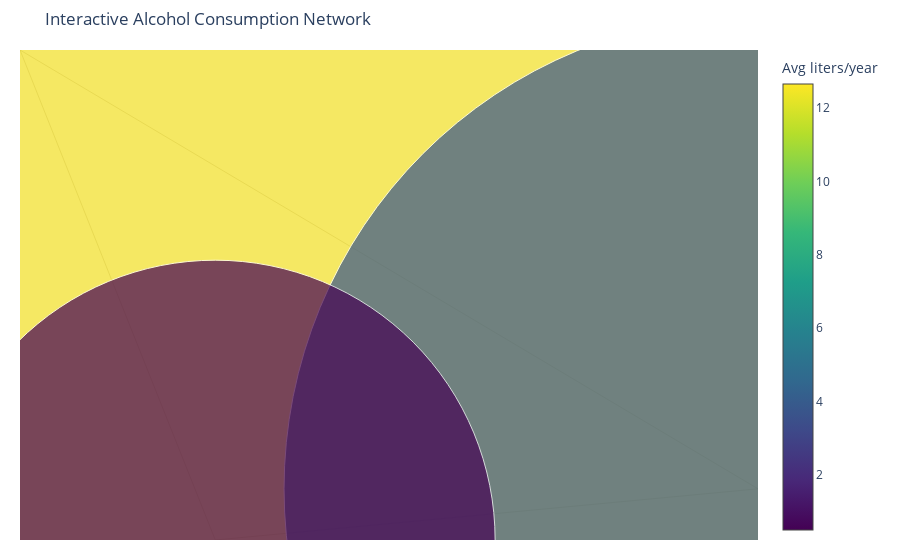

This figure's notebook cell:
### Code cell
# Alcohol Consumption Network Graph (Dynamic)

import pandas as pd
import networkx as nx
import matplotlib.pyplot as plt
import plotly.graph_objects as go
from itertools import combinations

# Load data from local CSV file
# Replace with your actual path if needed
df = pd.read_csv('/home/mrh/alcohol.csv')

# Filter the desired series: Total alcohol consumption per capita in liters
series_name = "Total alcohol consumption per capita (liters of pure alcohol, projected estimates, 15+ years of age)"
target_countries = ['Iran', 'India', 'Germany']
filtered_df = df[(df['Country'].isin(target_countries)) & (df['Series Name'] == series_name)]

# Reshape data to long format (year-wise alcohol consumption per country)
melted = filtered_df.melt(
    id_vars=['Country'],
    value_vars=[col for col in df.columns if '[YR' in col],
    var_name='Year',
    value_name='Alcohol Consumption'
)

# Clean year column
melted['Year'] = melted['Year'].str.extract(r'(\d{4})').astype(int)

# Rename for clarity
melted.rename(columns={'Country': 'country', 'Year': 'year', 'Alcohol Consumption': 'consumption'}, inplace=True)

# Pivot to wide format: rows are years, columns are countries, values are consumption (liters)
pivot = melted.pivot(index='year', columns='country', values='consumption')

# Compute Pearson correlation between countries based on their annual alcohol consumption patterns
corr = pivot.corr()

# Build a correlation network graph
G = nx.Graph()
means = pivot.mean()  # average alcohol consumption per country (liters/year)

# Add nodes with average consumption as an attribute
for country, avg in means.items():
    G.add_node(country, mean_consumption=avg)

# Add edges for countries with moderate-to-strong correlation
threshold = 0.3  # Correlation threshold for visualizing relationships
for a, b in combinations(corr.columns, 2):
    weight = corr.loc[a, b]
    if abs(weight) >= threshold:
        G.add_edge(a, b, weight=weight)

# Static visualization of the network
pos = nx.spring_layout(G, seed=42)
node_sizes = [500 + (G.nodes[n]['mean_consumption'] / means.max()) * 1500 for n in G.nodes()]
node_colors = [G.nodes[n]['mean_consumption'] for n in G.nodes()]
edge_widths = [abs(G[u][v]['weight']) * 5 for u, v in G.edges()]

plt.figure(figsize=(10, 8))
nx.draw_networkx_nodes(G, pos, node_size=node_sizes, node_color=node_colors, cmap=plt.cm.viridis, alpha=0.8)
nx.draw_networkx_edges(G, pos, width=edge_widths, edge_color='gray', alpha=0.7)
nx.draw_networkx_labels(G, pos, font_size=10, font_weight='bold')
edge_labels = { (u, v): f"{d['weight']:.2f}" for u, v, d in G.edges(data=True) }
nx.draw_networkx_edge_labels(G, pos, edge_labels=edge_labels)
plt.title('Alcohol Consumption Correlation Network')
plt.axis('off')
plt.tight_layout()
plt.show()

# Interactive Plot with Plotly
# Each node size = average alcohol consumption (liters)
# Edge thickness = strength of correlation between countries' trends
graph_explanation = """
This network graph compares alcohol consumption trends (in liters per year) for Iran, India, and Germany
from 2000 onward. Nodes represent countries and their size reflects average alcohol consumption.
Edges represent correlation in consumption patterns between countries. Thicker edges mean stronger correlation.
"""
print(graph_explanation)

edge_x, edge_y = [], []
for u, v in G.edges():
    x0, y0 = pos[u]
    x1, y1 = pos[v]
    edge_x += [x0, x1, None]
    edge_y += [y0, y1, None]

edge_trace = go.Scatter(
    x=edge_x,
    y=edge_y,
    mode='lines',
    line=dict(width=0.5, color='#888'),
    hoverinfo='none'
)

node_x, node_y, hover = [], [], []
for n in G.nodes():
    x, y = pos[n]
    node_x.append(x)
    node_y.append(y)
    hover.append(f"{n}<br>Avg consumption: {G.nodes[n]['mean_consumption']:.1f} liters/year")

node_trace = go.Scatter(
    x=node_x,
    y=node_y,
    mode='markers+text',
    text=list(G.nodes()),
    textposition='bottom center',
    hovertext=hover,
    hoverinfo='text',
    marker=dict(
        size=node_sizes,
        color=node_colors,
        colorscale='Viridis',
        showscale=True,
        colorbar=dict(title='Avg liters/year')
    )
)

fig = go.Figure(data=[edge_trace, node_trace])
fig.update_layout(
    title='Interactive Alcohol Consumption Network',
    showlegend=False,
    xaxis=dict(showgrid=False, zeroline=False, visible=False),
    yaxis=dict(showgrid=False, zeroline=False, visible=False),
    margin=dict(l=20, r=20, t=50, b=20)
)
fig.show()

### Figure 1 — Plotly figure (JSON) as saved in the notebook; plotly's stock layout.template omitted (floating-point values rounded to 4 significant figures)
{"data": [{"hoverinfo": "none", "line": {"color": "#888", "width": 0.5}, "mode": "lines", "type": "scatter", "x": [-0.1749, 0.24, null, -0.1749, -0.06509, null, 0.24, -0.06509, null], "y": [1, -0.4174, null, 1, -0.5826, null, -0.4174, -0.5826, null]}, {"hoverinfo": "text", "hovertext": ["Germany<br>Avg consumption: 12.7 liters/year", "India<br>Avg consumption: 3.8 liters/year", "Iran<br>Avg consumption: 0.5 liters/year"], "marker": {"color": [12.66, 3.779, 0.503], "colorbar": {"title": {"text": "Avg liters/year"}}, "colorscale": [[0, "#440154"], [0.1111, "#482878"], [0.2222, "#3e4989"], [0.3333, "#31688e"], [0.4444, "#26828e"], [0.5556, "#1f9e89"], [0.6667, "#35b779"], [0.7778, "#6ece58"], [0.8889, "#b5de2b"], [1, "#fde725"]], "showscale": true, "size": [2000, 947.9, 559.6]}, "mode": "markers+text", "text": ["Germany", "India", "Iran"], "textposition": "bottom center", "type": "scatter", "x": [-0.1749, 0.24, -0.06509], "y": [1, -0.4174, -0.5826]}], "layout": {"margin": {"b": 20, "l": 20, "r": 20, "t": 50}, "showlegend": false, "title": {"text": "Interactive Alcohol Consumption Network"}, "xaxis": {"showgrid": false, "visible": false, "zeroline": false}, "yaxis": {"showgrid": false, "visible": false, "zeroline": false}}}
